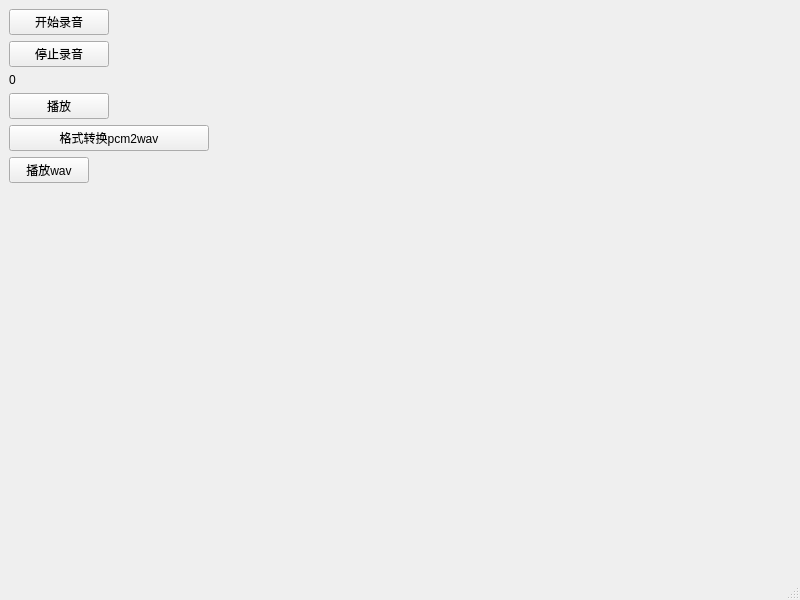
<?xml version="1.0" encoding="UTF-8"?>
<ui version="4.0">
 <class>MainWindow</class>
 <widget class="QMainWindow" name="MainWindow">
  <property name="geometry">
   <rect>
    <x>0</x>
    <y>0</y>
    <width>800</width>
    <height>600</height>
   </rect>
  </property>
  <property name="windowTitle">
   <string>MainWindow</string>
  </property>
  <widget class="QWidget" name="centralwidget">
   <layout class="QVBoxLayout" name="verticalLayout">
    <item>
     <widget class="QPushButton" name="pushButton">
      <property name="maximumSize">
       <size>
        <width>100</width>
        <height>16777215</height>
       </size>
      </property>
      <property name="text">
       <string>开始录音</string>
      </property>
     </widget>
    </item>
    <item>
     <widget class="QPushButton" name="pushButton_2">
      <property name="maximumSize">
       <size>
        <width>100</width>
        <height>16777215</height>
       </size>
      </property>
      <property name="text">
       <string>停止录音</string>
      </property>
     </widget>
    </item>
    <item>
     <widget class="QLabel" name="LabTime">
      <property name="text">
       <string>0</string>
      </property>
     </widget>
    </item>
    <item>
     <widget class="QPushButton" name="pushButton_3">
      <property name="maximumSize">
       <size>
        <width>100</width>
        <height>16777215</height>
       </size>
      </property>
      <property name="text">
       <string>播放</string>
      </property>
     </widget>
    </item>
    <item>
     <widget class="QPushButton" name="pushButton_4">
      <property name="maximumSize">
       <size>
        <width>200</width>
        <height>16777215</height>
       </size>
      </property>
      <property name="text">
       <string>格式转换pcm2wav</string>
      </property>
     </widget>
    </item>
    <item alignment="Qt::AlignLeft">
     <widget class="QPushButton" name="pushButton_5">
      <property name="text">
       <string>播放wav</string>
      </property>
     </widget>
    </item>
    <item>
     <spacer name="verticalSpacer">
      <property name="orientation">
       <enum>Qt::Vertical</enum>
      </property>
      <property name="sizeHint" stdset="0">
       <size>
        <width>20</width>
        <height>40</height>
       </size>
      </property>
     </spacer>
    </item>
   </layout>
  </widget>
  <widget class="QMenuBar" name="menubar">
   <property name="geometry">
    <rect>
     <x>0</x>
     <y>0</y>
     <width>800</width>
     <height>24</height>
    </rect>
   </property>
  </widget>
  <widget class="QStatusBar" name="statusbar"/>
 </widget>
 <resources/>
 <connections/>
</ui>
